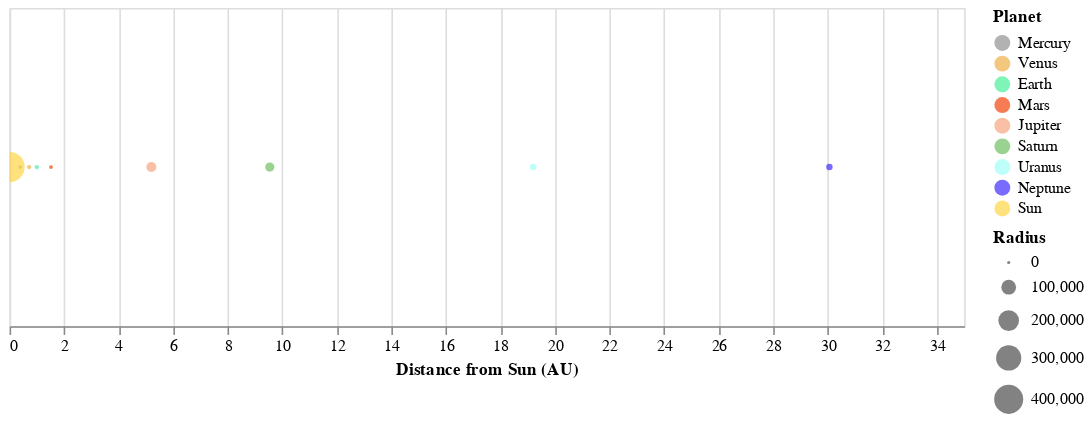

This figure's notebook cell:
### Code cell
# Graph 2: Planets on x-axis with sun

alt.Chart(planet_data_s
).mark_point(
    filled = True
).encode(
    alt.X('Distance from Sun (AU):Q'),
    alt.Size("Radius:Q"),
    alt.Tooltip(["Planet", "Distance from Sun (AU)", "Radius"]),
    alt.Color("Planet:N", scale=alt.Scale(
      domain= list(planet_data_s["Planet"]),
      range = list(planet_colors_s.values)))
    
).properties(
    width=600,
    height=200
).interactive(
)

### Figure 1 — Vega-Lite specification as saved in the notebook (floating-point values rounded to 4 significant figures)
{"config": {"view": {"continuousWidth": 400, "continuousHeight": 300}}, "data": {"name": "data-2d1a3959ac95f05c3a083f1c3bf1d51b"}, "mark": {"type": "point", "filled": true}, "encoding": {"color": {"field": "Planet", "scale": {"domain": ["Mercury", "Venus", "Earth", "Mars", "Jupiter", "Saturn", "Uranus", "Neptune", "Sun"], "range": ["#929292", "#EFAF49", "#49EF9B", "#F2450C", "#F7A57F", "#6FC062", "#A3FFF7", "#3F2CFC", "#FFD546"]}, "type": "nominal"}, "size": {"field": "Radius", "type": "quantitative"}, "tooltip": [{"field": "Planet", "type": "nominal"}, {"field": "Distance from Sun (AU)", "type": "quantitative"}, {"field": "Radius", "type": "quantitative"}], "x": {"field": "Distance from Sun (AU)", "type": "quantitative"}}, "height": 200, "selection": {"selector040": {"type": "interval", "bind": "scales", "encodings": ["x", "y"]}}, "width": 600, "$schema": "https://vega.github.io/schema/vega-lite/v4.17.0.json", "datasets": {"data-2d1a3959ac95f05c3a083f1c3bf1d51b": [{"Radius": 1516, "Planet": "Mercury", "Distance from Sun (AU)": 0.39, "Color": "#929292"}, {"Radius": 3760, "Planet": "Venus", "Distance from Sun (AU)": 0.72, "Color": "#EFAF49"}, {"Radius": 3959, "Planet": "Earth", "Distance from Sun (AU)": 1.0, "Color": "#49EF9B"}, {"Radius": 2106, "Planet": "Mars", "Distance from Sun (AU)": 1.52, "Color": "#F2450C"}, {"Radius": 43441, "Planet": "Jupiter", "Distance from Sun (AU)": 5.2, "Color": "#F7A57F"}, {"Radius": 36184, "Planet": "Saturn", "Distance from Sun (AU)": 9.54, "Color": "#6FC062"}, {"Radius": 15759, "Planet": "Uranus", "Distance from Sun (AU)": 19.2, "Color": "#A3FFF7"}, {"Radius": 15299, "Planet": "Neptune", "Distance from Sun (AU)": 30.06, "Color": "#3F2CFC"}, {"Radius": 432690, "Planet": "Sun", "Distance from Sun (AU)": 0.0, "Color": "#FFD546"}]}}
